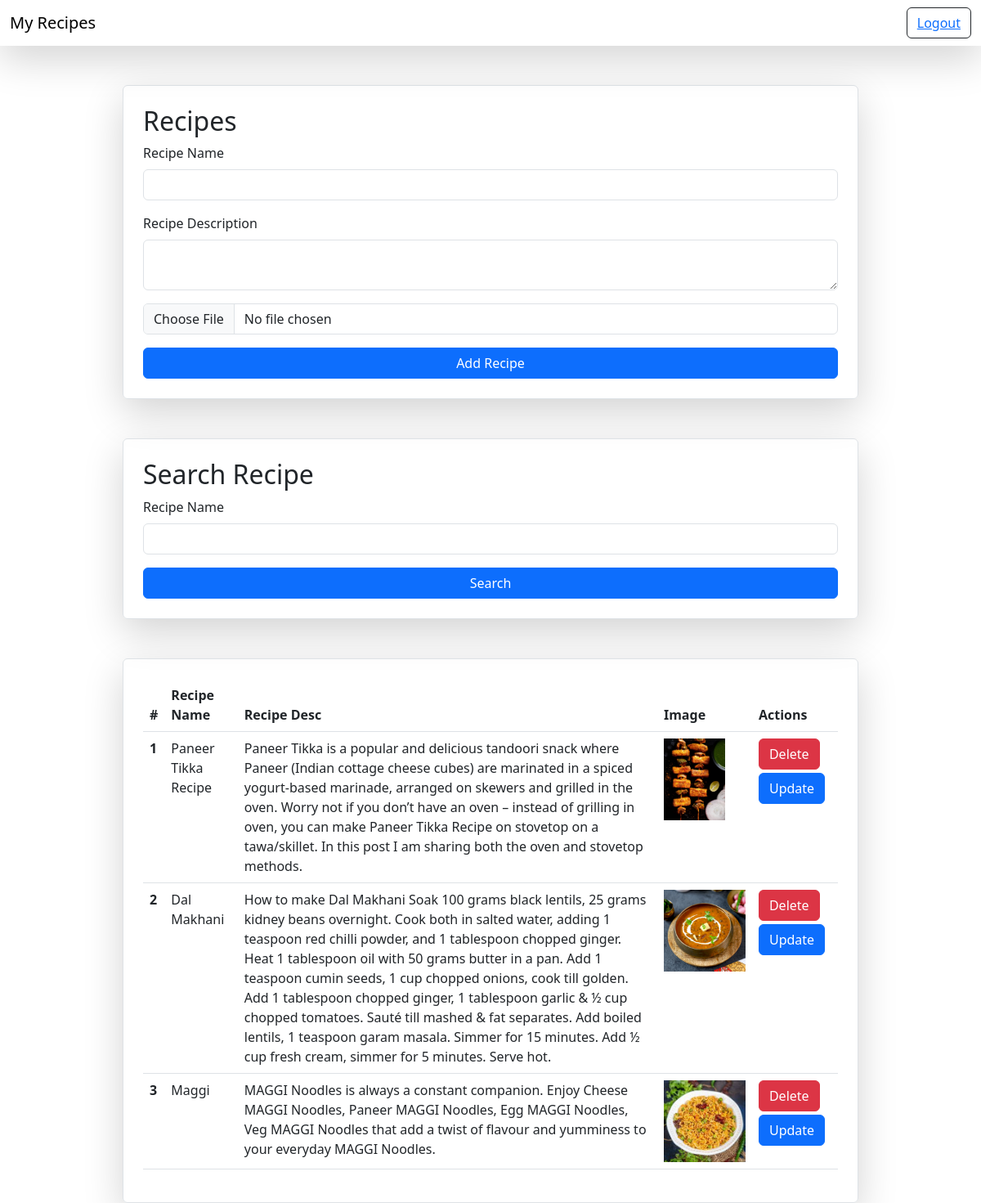
Page /recipes/ (signed in) on the committed database.
### veges/models.py (models this page shows)
class Recipe(models.Model):
    user = models.ForeignKey(User,on_delete=models.SET_NULL,null=True,blank=True)
    recipe_name = models.CharField(max_length=50)
    recipe_desc = models.TextField(max_length=500)
    recipe_image = models.ImageField(upload_to='recipes')
    recipe_view_count = models.IntegerField(default=1)

### veges/views.py (the view, shortened to what this page needs)
# urls.py: path('recipes/',recipes,name='recipes'),
@login_required(login_url="/login_page/")
def recipes(request):
    querySet = Recipe.objects.all()
    if request.GET.get('search_name'):
        querySet = querySet.filter(recipe_name__icontains = request.GET.get('search_name'))
    context = {'Recipes': querySet}
    return render(request,'recipes.html',context)

### veges/templates/recipes.html (shortened to what this page needs)
{% extends 'base.html' %}
{% block body %}
<div class="container rounded mt-5 border p-4 shadow-lg mx-auto w-75">
  <form method="post" enctype="multipart/form-data">
    <h2>Recipes</h2>
    <div class="mb-3">
      <label for="exampleInputEmail1" class="form-label">Recipe Name</label>
      <input
        type="text"
        required
        class="form-control"
        name="recipe_name"
        id="exampleInputEmail1"
        aria-describedby="emailHelp"
      />
    </div>
    <div class="mb-3">
      <label for="exampleInputPassword1" class="form-label"
        >Recipe Description</label
      >
      <textarea class="form-control" required name="recipe_desc"></textarea>
    </div>
    <div class="mb-3">
      <input class="form-control" type="file" name="recipe_image" class="form-check-input" id="exampleCheck1" />
    </div>
    <button type="submit" class="btn btn-primary w-100">Add Recipe</button>
  </form>
</div>
<div class="container rounded mt-5 border p-4 shadow-lg mx-auto w-75">
  <form>
    <h2>Search Recipe</h2>
    <div class="mb-3">
      <label for="exampleInputEmail1" class="form-label">Recipe Name</label>
      <input
        type="text"
        class="form-control"
        name="search_name"
        id="exampleInputEmail1"
        aria-describedby="emailHelp"
      />
    </div>
    <button type="submit" class="btn btn-primary w-100">Search</button>
  </form>
</div>
<div class="container rounded mt-5 border p-4 shadow-lg mx-auto w-75">
    <table class="table">
        <thead>
          <tr>
            <th scope="col">#</th>
            <th scope="col">Recipe Name</th>
            <th scope="col">Recipe Desc</th>
            <th scope="col">Image</th>
            <th scope="col">Actions</th>
          </tr>
        </thead>
        <tbody>
            {% for recipe in Recipes %}
          <tr>
            <th scope="row">{{forloop.counter}}</th>
            <td>{{recipe.recipe_name}}</td>
            <td>{{recipe.recipe_desc}}</td>
            <td>
                <img src="/media/{{recipe.recipe_image}}" style="height: 100px;">
            </td>
            <td>
                <a href="/delete-recipe/{{recipe.id}}" class="btn btn-danger mb-1">Delete</a>
                <a href="/update-recipe/{{recipe.id}}" class="btn btn-primary">Update</a>
            </td>
          </tr>
          {% endfor %}
        </tbody>
      </table>
</div>
{% endblock %}

### home/templates/base.html (shortened to what this page needs)
<!DOCTYPE html>
<html lang="en">
<head>
    <link href="https://cdn.jsdelivr.net/npm/bootstrap@5.3.0/dist/css/bootstrap.min.css" rel="stylesheet">
</head>
<body>
    <nav class="navbar bg-subtle shadow-lg">
        <div class="container-fluid">
          <a class="navbar-brand">My Recipes</a>
          {% if request.user.is_authenticated %}
          <button class="btn btn-outline-dark" type="submit"><a href="/logout_page/">Logout</a></button>
            {% else %}
            <button class="btn btn-dark btn-outline-dark" type="submit"><a  href="/login_page/">Login</a></button>
            {% endif %}
        </div>
      </nav>
    {% block body %}
    {% endblock %}
</body>
</html>

### rows in the picture
Recipe: recipe_name "Paneer Tikka Recipe", recipe_desc "Paneer Tikka is a popular and delicious tandoori snack where Paneer (Indian cottage cheese cubes) are marinated in a spiced yogurt-based marinade, arranged on skewers and grilled in the oven. Worry not if you don’t have an oven – instead of grilling in oven, you can make Paneer Tikka Recipe on stovetop on a tawa/skillet. In this post I am sharing both the oven and stovetop methods.", recipe_image (picture)
Recipe: recipe_name "Dal Makhani", recipe_desc "How to make Dal Makhani Soak 100 grams black lentils, 25 grams kidney beans overnight. Cook both in salted water, adding 1 teaspoon red chilli powder, and 1 tablespoon chopped ginger. Heat 1 tablespoon oil with 50 grams butter in a pan. Add 1 teaspoon cumin seeds, 1 cup chopped onions, cook till golden. Add 1 tablespoon chopped ginger, 1 tablespoon garlic & ½ cup chopped tomatoes. Sauté till mashed & fat separates. Add boiled lentils, 1 teaspoon garam masala. Simmer for 15 minutes. Add ½ cup fresh cream, simmer for 5 minutes. Serve hot.", recipe_image (picture)
Recipe: recipe_name "Maggi", recipe_desc "MAGGI Noodles is always a constant companion. Enjoy Cheese MAGGI Noodles, Paneer MAGGI Noodles, Egg MAGGI Noodles, Veg MAGGI Noodles that add a twist of flavour and yumminess to your everyday MAGGI Noodles.", recipe_image (picture)
